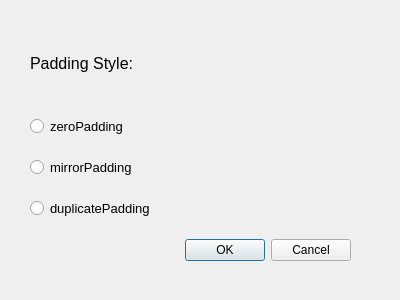
<?xml version="1.0" encoding="UTF-8"?>
<ui version="4.0">
 <class>DlgGuassianBlur</class>
 <widget class="QDialog" name="DlgGuassianBlur">
  <property name="geometry">
   <rect>
    <x>0</x>
    <y>0</y>
    <width>400</width>
    <height>300</height>
   </rect>
  </property>
  <property name="windowTitle">
   <string>Dialog</string>
  </property>
  <widget class="QWidget" name="">
   <property name="geometry">
    <rect>
     <x>30</x>
     <y>30</y>
     <width>321</width>
     <height>231</height>
    </rect>
   </property>
   <layout class="QVBoxLayout" name="verticalLayout">
    <property name="spacing">
     <number>20</number>
    </property>
    <item>
     <widget class="QLabel" name="label">
      <property name="font">
       <font>
        <pointsize>12</pointsize>
       </font>
      </property>
      <property name="text">
       <string>Padding Style:</string>
      </property>
     </widget>
    </item>
    <item>
     <widget class="QRadioButton" name="btn_zero">
      <property name="font">
       <font>
        <pointsize>10</pointsize>
       </font>
      </property>
      <property name="text">
       <string>zeroPadding</string>
      </property>
     </widget>
    </item>
    <item>
     <widget class="QRadioButton" name="btn_mirror">
      <property name="font">
       <font>
        <pointsize>10</pointsize>
       </font>
      </property>
      <property name="text">
       <string>mirrorPadding</string>
      </property>
     </widget>
    </item>
    <item>
     <widget class="QRadioButton" name="btn_dupli">
      <property name="font">
       <font>
        <pointsize>10</pointsize>
       </font>
      </property>
      <property name="text">
       <string>duplicatePadding</string>
      </property>
     </widget>
    </item>
    <item>
     <widget class="QDialogButtonBox" name="buttonBox">
      <property name="orientation">
       <enum>Qt::Horizontal</enum>
      </property>
      <property name="standardButtons">
       <set>QDialogButtonBox::Cancel|QDialogButtonBox::Ok</set>
      </property>
     </widget>
    </item>
   </layout>
  </widget>
 </widget>
 <resources/>
 <connections>
  <connection>
   <sender>buttonBox</sender>
   <signal>accepted()</signal>
   <receiver>DlgGuassianBlur</receiver>
   <slot>accept()</slot>
   <hints>
    <hint type="sourcelabel">
     <x>248</x>
     <y>254</y>
    </hint>
    <hint type="destinationlabel">
     <x>157</x>
     <y>274</y>
    </hint>
   </hints>
  </connection>
  <connection>
   <sender>buttonBox</sender>
   <signal>rejected()</signal>
   <receiver>DlgGuassianBlur</receiver>
   <slot>reject()</slot>
   <hints>
    <hint type="sourcelabel">
     <x>316</x>
     <y>260</y>
    </hint>
    <hint type="destinationlabel">
     <x>286</x>
     <y>274</y>
    </hint>
   </hints>
  </connection>
 </connections>
</ui>
